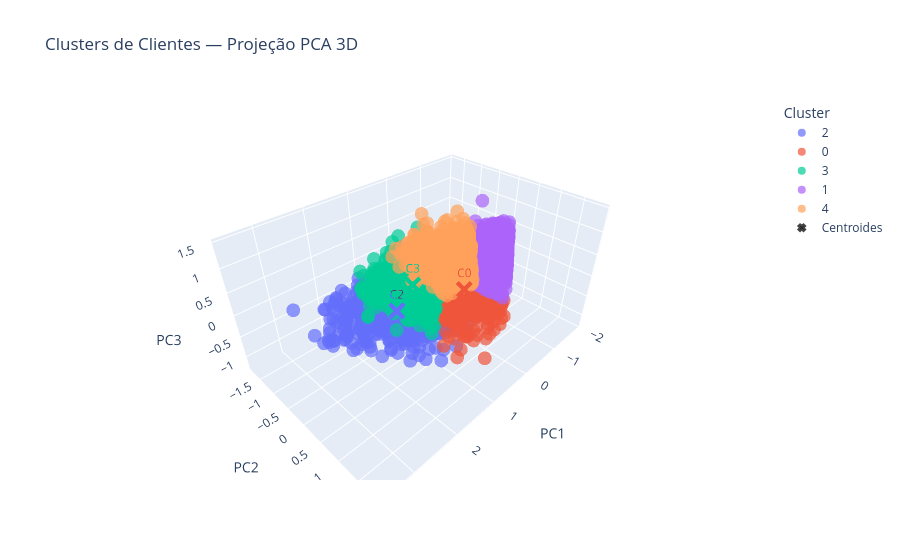

This figure's notebook cell:
### Code cell
pca3 = PCA(n_components=3, random_state=RANDOM_STATE)
coords3 = pca3.fit_transform(X_scaled)
rfm_model["PC3"] = coords3[:, 2]
print(f"[PCA 3D] variância explicada: {pca3.explained_variance_ratio_.sum():.1%}")

fig3 = px.scatter_3d(rfm_model, x="PC1", y="PC2", z="PC3", color=rfm_model["Cluster"].astype(str),
                      title="Clusters de Clientes — Projeção PCA 3D", opacity=0.7,
                      labels={"color": "Cluster"})
centroides3 = rfm_model.groupby("Cluster")[["PC1", "PC2", "PC3"]].mean()
fig3.add_trace(go.Scatter3d(
    x=centroides3["PC1"], y=centroides3["PC2"], z=centroides3["PC3"], mode="markers+text",
    marker=dict(symbol="x", size=6, color="black", line=dict(width=2)),
    text=[f"C{c}" for c in centroides3.index], textposition="top center", name="Centroides",
))
fig3.show()

### Figure 1 — Plotly figure (JSON) as saved in the notebook; plotly's stock layout.template omitted (floating-point values rounded to 4 significant figures; data arrays with more than 128 entries replaced by an {"elided": "..."} marker saying what was removed)
{"data": [{"hovertemplate": "Cluster=2<br>PC1=%{x}<br>PC2=%{y}<br>PC3=%{z}<extra></extra>", "legendgroup": "2", "marker": {"color": "#636efa", "opacity": 0.7, "symbol": "circle"}, "mode": "markers", "name": "2", "scene": "scene", "showlegend": true, "type": "scatter3d", "x": {"elided": "589 float values"}, "y": {"elided": "589 float values"}, "z": {"elided": "589 float values"}}, {"hovertemplate": "Cluster=0<br>PC1=%{x}<br>PC2=%{y}<br>PC3=%{z}<extra></extra>", "legendgroup": "0", "marker": {"color": "#EF553B", "opacity": 0.7, "symbol": "circle"}, "mode": "markers", "name": "0", "scene": "scene", "showlegend": true, "type": "scatter3d", "x": {"elided": "1039 float values"}, "y": {"elided": "1039 float values"}, "z": {"elided": "1039 float values"}}, {"hovertemplate": "Cluster=3<br>PC1=%{x}<br>PC2=%{y}<br>PC3=%{z}<extra></extra>", "legendgroup": "3", "marker": {"color": "#00cc96", "opacity": 0.7, "symbol": "circle"}, "mode": "markers", "name": "3", "scene": "scene", "showlegend": true, "type": "scatter3d", "x": {"elided": "730 float values"}, "y": {"elided": "730 float values"}, "z": {"elided": "730 float values"}}, {"hovertemplate": "Cluster=1<br>PC1=%{x}<br>PC2=%{y}<br>PC3=%{z}<extra></extra>", "legendgroup": "1", "marker": {"color": "#ab63fa", "opacity": 0.7, "symbol": "circle"}, "mode": "markers", "name": "1", "scene": "scene", "showlegend": true, "type": "scatter3d", "x": {"elided": "1025 float values"}, "y": {"elided": "1025 float values"}, "z": {"elided": "1025 float values"}}, {"hovertemplate": "Cluster=4<br>PC1=%{x}<br>PC2=%{y}<br>PC3=%{z}<extra></extra>", "legendgroup": "4", "marker": {"color": "#FFA15A", "opacity": 0.7, "symbol": "circle"}, "mode": "markers", "name": "4", "scene": "scene", "showlegend": true, "type": "scatter3d", "x": {"elided": "868 float values"}, "y": {"elided": "868 float values"}, "z": {"elided": "868 float values"}}, {"marker": {"color": "black", "line": {"width": 2}, "size": 6, "symbol": "x"}, "mode": "markers+text", "name": "Centroides", "text": ["C0", "C1", "C2", "C3", "C4"], "textposition": "top center", "type": "scatter3d", "x": [0.06439, -1.094, 1.656, 0.7008, -0.4978], "y": [0.4018, 0.2098, 0.1884, -0.4057, -0.5153], "z": [-0.08752, 0.09025, 0.1348, -0.06002, -0.04283]}], "layout": {"legend": {"title": {"text": "Cluster"}, "tracegroupgap": 0}, "scene": {"domain": {"x": [0.0, 1.0], "y": [0.0, 1.0]}, "xaxis": {"title": {"text": "PC1"}}, "yaxis": {"title": {"text": "PC2"}}, "zaxis": {"title": {"text": "PC3"}}}, "title": {"text": "Clusters de Clientes — Projeção PCA 3D"}}}
